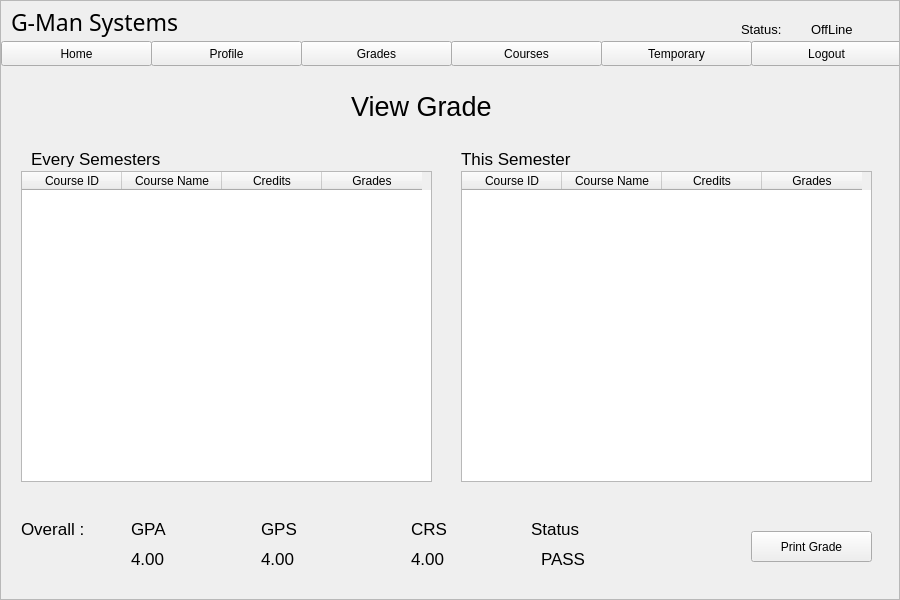
<?xml version="1.0" encoding="UTF-8"?>
<ui version="4.0">
 <class>Form</class>
 <widget class="QWidget" name="Form">
  <property name="geometry">
   <rect>
    <x>0</x>
    <y>0</y>
    <width>900</width>
    <height>600</height>
   </rect>
  </property>
  <property name="windowTitle">
   <string>Form</string>
  </property>
  <widget class="QScrollArea" name="scrollArea">
   <property name="geometry">
    <rect>
     <x>0</x>
     <y>0</y>
     <width>900</width>
     <height>600</height>
    </rect>
   </property>
   <property name="sizePolicy">
    <sizepolicy hsizetype="Expanding" vsizetype="Expanding">
     <horstretch>0</horstretch>
     <verstretch>0</verstretch>
    </sizepolicy>
   </property>
   <property name="verticalScrollBarPolicy">
    <enum>Qt::ScrollBarAsNeeded</enum>
   </property>
   <property name="horizontalScrollBarPolicy">
    <enum>Qt::ScrollBarAlwaysOff</enum>
   </property>
   <property name="widgetResizable">
    <bool>true</bool>
   </property>
   <widget class="QWidget" name="scrollAreaWidgetContents">
    <property name="geometry">
     <rect>
      <x>0</x>
      <y>0</y>
      <width>898</width>
      <height>598</height>
     </rect>
    </property>
    <widget class="QPushButton" name="profileButton">
     <property name="geometry">
      <rect>
       <x>150</x>
       <y>40</y>
       <width>151</width>
       <height>25</height>
      </rect>
     </property>
     <property name="text">
      <string>Profile</string>
     </property>
    </widget>
    <widget class="QLabel" name="label_2">
     <property name="geometry">
      <rect>
       <x>20</x>
       <y>520</y>
       <width>91</width>
       <height>16</height>
      </rect>
     </property>
     <property name="font">
      <font>
       <pointsize>13</pointsize>
      </font>
     </property>
     <property name="text">
      <string>Overall :</string>
     </property>
    </widget>
    <widget class="QLabel" name="label_3">
     <property name="geometry">
      <rect>
       <x>350</x>
       <y>80</y>
       <width>181</width>
       <height>51</height>
      </rect>
     </property>
     <property name="font">
      <font>
       <pointsize>20</pointsize>
      </font>
     </property>
     <property name="text">
      <string>View Grade</string>
     </property>
    </widget>
    <widget class="QPushButton" name="printButton">
     <property name="geometry">
      <rect>
       <x>750</x>
       <y>530</y>
       <width>121</width>
       <height>31</height>
      </rect>
     </property>
     <property name="text">
      <string>Print Grade</string>
     </property>
    </widget>
    <widget class="QPushButton" name="homeButton">
     <property name="geometry">
      <rect>
       <x>0</x>
       <y>40</y>
       <width>151</width>
       <height>25</height>
      </rect>
     </property>
     <property name="text">
      <string>Home</string>
     </property>
    </widget>
    <widget class="QTableWidget" name="allTerm">
     <property name="geometry">
      <rect>
       <x>20</x>
       <y>170</y>
       <width>411</width>
       <height>311</height>
      </rect>
     </property>
     <column>
      <property name="text">
       <string>Course ID</string>
      </property>
      <property name="textAlignment">
       <set>AlignHCenter|AlignVCenter|AlignCenter</set>
      </property>
     </column>
     <column>
      <property name="text">
       <string>Course Name</string>
      </property>
      <property name="textAlignment">
       <set>AlignHCenter|AlignVCenter|AlignCenter</set>
      </property>
     </column>
     <column>
      <property name="text">
       <string>Credits</string>
      </property>
      <property name="textAlignment">
       <set>AlignHCenter|AlignVCenter|AlignCenter</set>
      </property>
     </column>
     <column>
      <property name="text">
       <string>Grades</string>
      </property>
      <property name="textAlignment">
       <set>AlignHCenter|AlignVCenter|AlignCenter</set>
      </property>
     </column>
    </widget>
    <widget class="QPushButton" name="logoutButton">
     <property name="geometry">
      <rect>
       <x>750</x>
       <y>40</y>
       <width>151</width>
       <height>25</height>
      </rect>
     </property>
     <property name="text">
      <string>Logout</string>
     </property>
    </widget>
    <widget class="QPushButton" name="gradeButton">
     <property name="geometry">
      <rect>
       <x>300</x>
       <y>40</y>
       <width>151</width>
       <height>25</height>
      </rect>
     </property>
     <property name="text">
      <string>Grades</string>
     </property>
    </widget>
    <widget class="QLabel" name="label_15">
     <property name="geometry">
      <rect>
       <x>10</x>
       <y>0</y>
       <width>221</width>
       <height>41</height>
      </rect>
     </property>
     <property name="font">
      <font>
       <family>Century Gothic</family>
       <pointsize>17</pointsize>
      </font>
     </property>
     <property name="text">
      <string>G-Man Systems</string>
     </property>
    </widget>
    <widget class="QTableWidget" name="thisTerm">
     <property name="geometry">
      <rect>
       <x>460</x>
       <y>170</y>
       <width>411</width>
       <height>311</height>
      </rect>
     </property>
     <column>
      <property name="text">
       <string>Course ID</string>
      </property>
      <property name="textAlignment">
       <set>AlignHCenter|AlignVCenter|AlignCenter</set>
      </property>
     </column>
     <column>
      <property name="text">
       <string>Course Name</string>
      </property>
      <property name="textAlignment">
       <set>AlignHCenter|AlignVCenter|AlignCenter</set>
      </property>
     </column>
     <column>
      <property name="text">
       <string>Credits</string>
      </property>
      <property name="textAlignment">
       <set>AlignHCenter|AlignVCenter|AlignCenter</set>
      </property>
     </column>
     <column>
      <property name="text">
       <string>Grades</string>
      </property>
      <property name="textAlignment">
       <set>AlignHCenter|AlignVCenter|AlignCenter</set>
      </property>
     </column>
    </widget>
    <widget class="QPushButton" name="courseButton">
     <property name="geometry">
      <rect>
       <x>450</x>
       <y>40</y>
       <width>151</width>
       <height>25</height>
      </rect>
     </property>
     <property name="text">
      <string>Courses</string>
     </property>
    </widget>
    <widget class="QPushButton" name="temp">
     <property name="geometry">
      <rect>
       <x>600</x>
       <y>40</y>
       <width>151</width>
       <height>25</height>
      </rect>
     </property>
     <property name="text">
      <string>Temporary</string>
     </property>
    </widget>
    <widget class="QLabel" name="barLabel_2">
     <property name="geometry">
      <rect>
       <x>0</x>
       <y>-10</y>
       <width>901</width>
       <height>51</height>
      </rect>
     </property>
     <property name="text">
      <string/>
     </property>
    </widget>
    <widget class="QLabel" name="status_3">
     <property name="geometry">
      <rect>
       <x>810</x>
       <y>20</y>
       <width>53</width>
       <height>16</height>
      </rect>
     </property>
     <property name="font">
      <font>
       <pointsize>10</pointsize>
      </font>
     </property>
     <property name="text">
      <string>OffLine</string>
     </property>
    </widget>
    <widget class="QLabel" name="label_6">
     <property name="geometry">
      <rect>
       <x>740</x>
       <y>20</y>
       <width>61</width>
       <height>16</height>
      </rect>
     </property>
     <property name="font">
      <font>
       <pointsize>10</pointsize>
      </font>
     </property>
     <property name="text">
      <string>Status:</string>
     </property>
    </widget>
    <widget class="QLabel" name="label_4">
     <property name="geometry">
      <rect>
       <x>30</x>
       <y>150</y>
       <width>171</width>
       <height>16</height>
      </rect>
     </property>
     <property name="font">
      <font>
       <pointsize>13</pointsize>
      </font>
     </property>
     <property name="text">
      <string>Every Semesters</string>
     </property>
    </widget>
    <widget class="QLabel" name="label">
     <property name="geometry">
      <rect>
       <x>460</x>
       <y>150</y>
       <width>151</width>
       <height>16</height>
      </rect>
     </property>
     <property name="font">
      <font>
       <pointsize>13</pointsize>
      </font>
     </property>
     <property name="text">
      <string>This Semester</string>
     </property>
    </widget>
    <widget class="QLabel" name="label_5">
     <property name="geometry">
      <rect>
       <x>130</x>
       <y>520</y>
       <width>41</width>
       <height>16</height>
      </rect>
     </property>
     <property name="font">
      <font>
       <pointsize>13</pointsize>
      </font>
     </property>
     <property name="text">
      <string>GPA</string>
     </property>
    </widget>
    <widget class="QLabel" name="label_7">
     <property name="geometry">
      <rect>
       <x>260</x>
       <y>520</y>
       <width>41</width>
       <height>16</height>
      </rect>
     </property>
     <property name="font">
      <font>
       <pointsize>13</pointsize>
      </font>
     </property>
     <property name="text">
      <string>GPS</string>
     </property>
    </widget>
    <widget class="QLabel" name="label_8">
     <property name="geometry">
      <rect>
       <x>410</x>
       <y>520</y>
       <width>41</width>
       <height>16</height>
      </rect>
     </property>
     <property name="font">
      <font>
       <pointsize>13</pointsize>
      </font>
     </property>
     <property name="text">
      <string>CRS</string>
     </property>
    </widget>
    <widget class="QLabel" name="label_9">
     <property name="geometry">
      <rect>
       <x>530</x>
       <y>520</y>
       <width>61</width>
       <height>16</height>
      </rect>
     </property>
     <property name="font">
      <font>
       <pointsize>13</pointsize>
      </font>
     </property>
     <property name="text">
      <string>Status</string>
     </property>
    </widget>
    <widget class="QLabel" name="gpaInp">
     <property name="geometry">
      <rect>
       <x>130</x>
       <y>550</y>
       <width>51</width>
       <height>16</height>
      </rect>
     </property>
     <property name="font">
      <font>
       <pointsize>13</pointsize>
      </font>
     </property>
     <property name="text">
      <string>4.00</string>
     </property>
    </widget>
    <widget class="QLabel" name="gpsInp">
     <property name="geometry">
      <rect>
       <x>260</x>
       <y>550</y>
       <width>51</width>
       <height>16</height>
      </rect>
     </property>
     <property name="font">
      <font>
       <pointsize>13</pointsize>
      </font>
     </property>
     <property name="text">
      <string>4.00</string>
     </property>
    </widget>
    <widget class="QLabel" name="crsInp">
     <property name="geometry">
      <rect>
       <x>410</x>
       <y>550</y>
       <width>51</width>
       <height>16</height>
      </rect>
     </property>
     <property name="font">
      <font>
       <pointsize>13</pointsize>
      </font>
     </property>
     <property name="text">
      <string>4.00</string>
     </property>
    </widget>
    <widget class="QLabel" name="statusInp">
     <property name="geometry">
      <rect>
       <x>540</x>
       <y>550</y>
       <width>61</width>
       <height>16</height>
      </rect>
     </property>
     <property name="font">
      <font>
       <pointsize>13</pointsize>
      </font>
     </property>
     <property name="text">
      <string>PASS</string>
     </property>
    </widget>
    <zorder>barLabel_2</zorder>
    <zorder>profileButton</zorder>
    <zorder>label_2</zorder>
    <zorder>label_3</zorder>
    <zorder>printButton</zorder>
    <zorder>homeButton</zorder>
    <zorder>allTerm</zorder>
    <zorder>logoutButton</zorder>
    <zorder>gradeButton</zorder>
    <zorder>label_15</zorder>
    <zorder>thisTerm</zorder>
    <zorder>courseButton</zorder>
    <zorder>temp</zorder>
    <zorder>status_3</zorder>
    <zorder>label_6</zorder>
    <zorder>label_4</zorder>
    <zorder>label</zorder>
    <zorder>label_5</zorder>
    <zorder>label_7</zorder>
    <zorder>label_8</zorder>
    <zorder>label_9</zorder>
    <zorder>gpaInp</zorder>
    <zorder>gpsInp</zorder>
    <zorder>crsInp</zorder>
    <zorder>statusInp</zorder>
   </widget>
  </widget>
 </widget>
 <resources/>
 <connections/>
</ui>
